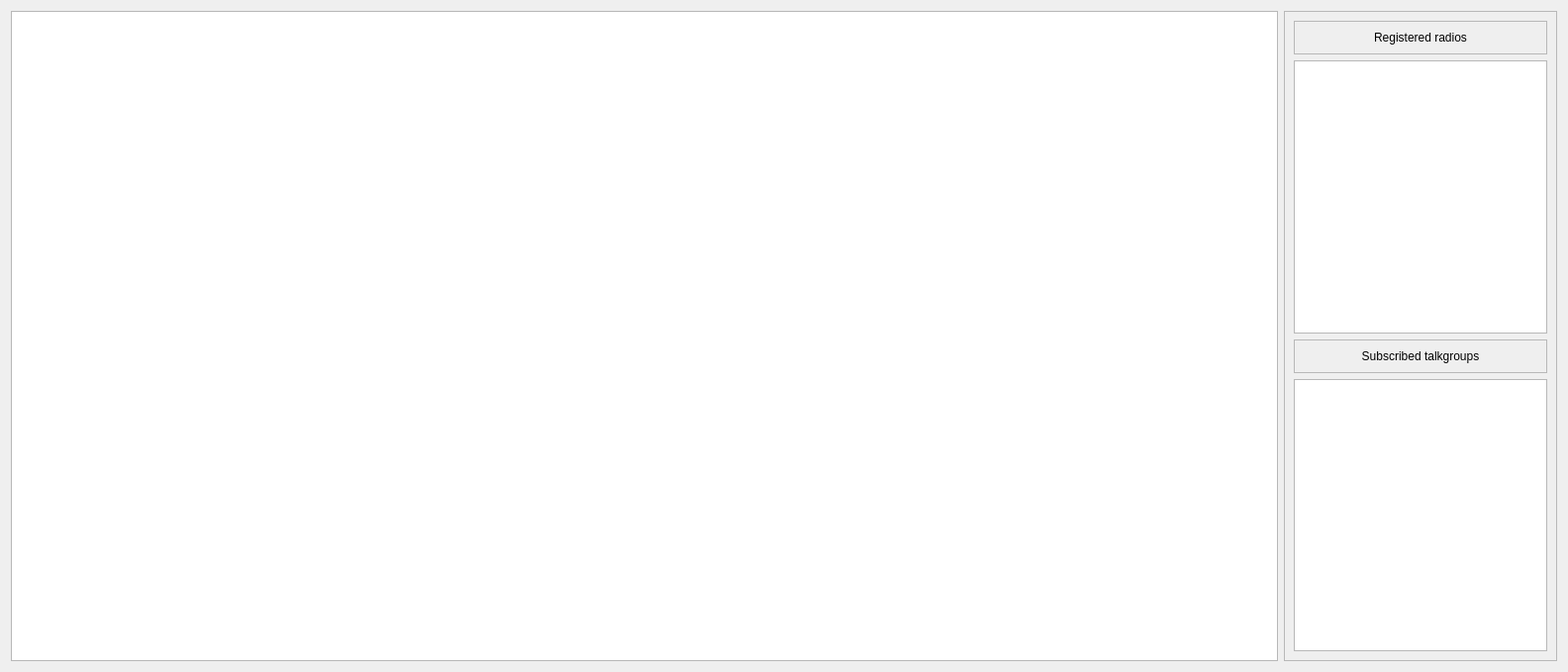
      <widget class="QWidget" name="toolBoxPage1">
       <property name="geometry">
        <rect>
         <x>0</x>
         <y>0</y>
         <width>1584</width>
         <height>679</height>
        </rect>
       </property>
       <attribute name="icon">
        <iconset>
         <normalon>:/res/internet-telephony.png</normalon>
        </iconset>
       </attribute>
       <attribute name="label">
        <string>RF channel usage</string>
       </attribute>
       <attribute name="toolTip">
        <string>RF channel view</string>
       </attribute>
       <layout class="QGridLayout" name="gridLayout">
        <item row="0" column="0">
         <widget class="QTableView" name="channelTableView">
          <property name="sizePolicy">
           <sizepolicy hsizetype="MinimumExpanding" vsizetype="MinimumExpanding">
            <horstretch>0</horstretch>
            <verstretch>0</verstretch>
           </sizepolicy>
          </property>
          <property name="verticalScrollBarPolicy">
           <enum>Qt::ScrollBarAlwaysOff</enum>
          </property>
          <property name="horizontalScrollBarPolicy">
           <enum>Qt::ScrollBarAlwaysOff</enum>
          </property>
          <property name="sizeAdjustPolicy">
           <enum>QAbstractScrollArea::AdjustIgnored</enum>
          </property>
          <property name="dragDropOverwriteMode">
           <bool>false</bool>
          </property>
          <property name="alternatingRowColors">
           <bool>true</bool>
          </property>
          <property name="selectionMode">
           <enum>QAbstractItemView::NoSelection</enum>
          </property>
          <property name="selectionBehavior">
           <enum>QAbstractItemView::SelectItems</enum>
          </property>
          <property name="iconSize">
           <size>
            <width>32</width>
            <height>32</height>
           </size>
          </property>
          <attribute name="horizontalHeaderMinimumSectionSize">
           <number>300</number>
          </attribute>
          <attribute name="horizontalHeaderDefaultSectionSize">
           <number>500</number>
          </attribute>
          <attribute name="verticalHeaderVisible">
           <bool>false</bool>
          </attribute>
         </widget>
        </item>
        <item row="0" column="1">
         <widget class="QFrame" name="frame">
          <property name="sizePolicy">
           <sizepolicy hsizetype="Fixed" vsizetype="Preferred">
            <horstretch>0</horstretch>
            <verstretch>0</verstretch>
           </sizepolicy>
          </property>
          <property name="minimumSize">
           <size>
            <width>200</width>
            <height>0</height>
           </size>
          </property>
          <property name="frameShape">
           <enum>QFrame::StyledPanel</enum>
          </property>
          <property name="frameShadow">
           <enum>QFrame::Raised</enum>
          </property>
          <layout class="QVBoxLayout" name="verticalLayout">
           <item>
            <widget class="QFrame" name="frame_2">
             <property name="sizePolicy">
              <sizepolicy hsizetype="Expanding" vsizetype="Fixed">
               <horstretch>0</horstretch>
               <verstretch>0</verstretch>
              </sizepolicy>
             </property>
             <property name="minimumSize">
              <size>
               <width>0</width>
               <height>30</height>
              </size>
             </property>
             <property name="frameShape">
              <enum>QFrame::StyledPanel</enum>
             </property>
             <property name="frameShadow">
              <enum>QFrame::Raised</enum>
             </property>
             <layout class="QVBoxLayout" name="verticalLayout_2">
              <item>
               <widget class="QLabel" name="label">
                <property name="text">
                 <string>Registered radios</string>
                </property>
                <property name="alignment">
                 <set>Qt::AlignCenter</set>
                </property>
               </widget>
              </item>
             </layout>
            </widget>
           </item>
           <item>
            <widget class="QListWidget" name="registeredMSListWidget">
             <property name="minimumSize">
              <size>
               <width>0</width>
               <height>0</height>
              </size>
             </property>
             <property name="toolTip">
              <string>List of current registered radios</string>
             </property>
             <property name="showDropIndicator" stdset="0">
              <bool>false</bool>
             </property>
             <property name="iconSize">
              <size>
               <width>32</width>
               <height>32</height>
              </size>
             </property>
             <property name="sortingEnabled">
              <bool>true</bool>
             </property>
            </widget>
           </item>
           <item>
            <widget class="QFrame" name="frame_20">
             <property name="frameShape">
              <enum>QFrame::StyledPanel</enum>
             </property>
             <property name="frameShadow">
              <enum>QFrame::Raised</enum>
             </property>
             <layout class="QVBoxLayout" name="verticalLayout_12">
              <item>
               <widget class="QLabel" name="label_16">
                <property name="text">
                 <string>Subscribed talkgroups</string>
                </property>
                <property name="alignment">
                 <set>Qt::AlignCenter</set>
                </property>
               </widget>
              </item>
             </layout>
            </widget>
           </item>
           <item>
            <widget class="QListWidget" name="listWidgetSubscribedTalkgroups">
             <property name="toolTip">
              <string>List of current talkgroup attachements</string>
             </property>
             <property name="iconSize">
              <size>
               <width>32</width>
               <height>32</height>
              </size>
             </property>
            </widget>
           </item>
          </layout>
         </widget>
        </item>
       </layout>
      </widget>
